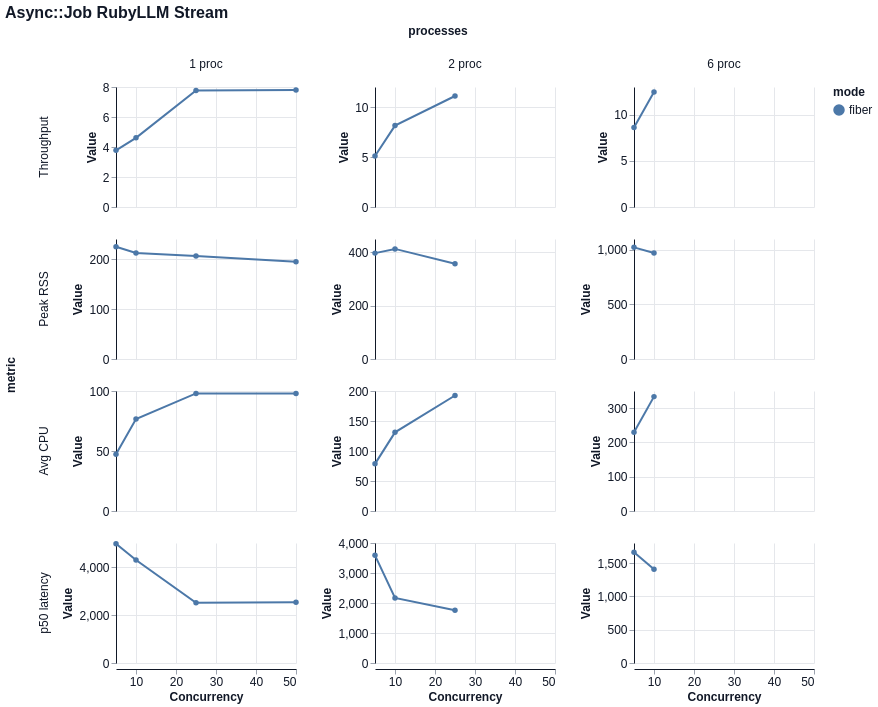

Here is the Vega-Lite specification saved for this chart:
### Vega-Lite specification from a JSON file in a GitHub repository (floating-point values rounded to 4 significant figures)
{"$schema": "https://vega.github.io/schema/vega-lite/v6.json", "title": "Async::Job RubyLLM Stream", "width": 180, "height": 120, "data": {"values": [{"mode": "fiber", "concurrency": 5, "processes": "1 proc", "metric": "Throughput", "value": 3.78, "unit": "jobs/s"}, {"mode": "fiber", "concurrency": 5, "processes": "1 proc", "metric": "Peak RSS", "value": 224.5, "unit": "MB"}, {"mode": "fiber", "concurrency": 5, "processes": "1 proc", "metric": "Avg CPU", "value": 47.3, "unit": "%"}, {"mode": "fiber", "concurrency": 5, "processes": "1 proc", "metric": "p50 latency", "value": 4972.0, "unit": "ms"}, {"mode": "fiber", "concurrency": 10, "processes": "1 proc", "metric": "Throughput", "value": 4.61, "unit": "jobs/s"}, {"mode": "fiber", "concurrency": 10, "processes": "1 proc", "metric": "Peak RSS", "value": 212.2, "unit": "MB"}, {"mode": "fiber", "concurrency": 10, "processes": "1 proc", "metric": "Avg CPU", "value": 76.6, "unit": "%"}, {"mode": "fiber", "concurrency": 10, "processes": "1 proc", "metric": "p50 latency", "value": 4292.0, "unit": "ms"}, {"mode": "fiber", "concurrency": 25, "processes": "1 proc", "metric": "Throughput", "value": 7.77, "unit": "jobs/s"}, {"mode": "fiber", "concurrency": 25, "processes": "1 proc", "metric": "Peak RSS", "value": 205.8, "unit": "MB"}, {"mode": "fiber", "concurrency": 25, "processes": "1 proc", "metric": "Avg CPU", "value": 98.0, "unit": "%"}, {"mode": "fiber", "concurrency": 25, "processes": "1 proc", "metric": "p50 latency", "value": 2513.0, "unit": "ms"}, {"mode": "fiber", "concurrency": 50, "processes": "1 proc", "metric": "Throughput", "value": 7.8, "unit": "jobs/s"}, {"mode": "fiber", "concurrency": 50, "processes": "1 proc", "metric": "Peak RSS", "value": 194.6, "unit": "MB"}, {"mode": "fiber", "concurrency": 50, "processes": "1 proc", "metric": "Avg CPU", "value": 97.9, "unit": "%"}, {"mode": "fiber", "concurrency": 50, "processes": "1 proc", "metric": "p50 latency", "value": 2532.0, "unit": "ms"}, {"mode": "fiber", "concurrency": 5, "processes": "2 proc", "metric": "Throughput", "value": 5.1, "unit": "jobs/s"}, {"mode": "fiber", "concurrency": 5, "processes": "2 proc", "metric": "Peak RSS", "value": 397.1, "unit": "MB"}, {"mode": "fiber", "concurrency": 5, "processes": "2 proc", "metric": "Avg CPU", "value": 78.6, "unit": "%"}, {"mode": "fiber", "concurrency": 5, "processes": "2 proc", "metric": "p50 latency", "value": 3589.0, "unit": "ms"}, {"mode": "fiber", "concurrency": 10, "processes": "2 proc", "metric": "Throughput", "value": 8.14, "unit": "jobs/s"}, {"mode": "fiber", "concurrency": 10, "processes": "2 proc", "metric": "Peak RSS", "value": 412.9, "unit": "MB"}, {"mode": "fiber", "concurrency": 10, "processes": "2 proc", "metric": "Avg CPU", "value": 131.1, "unit": "%"}, {"mode": "fiber", "concurrency": 10, "processes": "2 proc", "metric": "p50 latency", "value": 2168.0, "unit": "ms"}, {"mode": "fiber", "concurrency": 25, "processes": "2 proc", "metric": "Throughput", "value": 11.1, "unit": "jobs/s"}, {"mode": "fiber", "concurrency": 25, "processes": "2 proc", "metric": "Peak RSS", "value": 357.3, "unit": "MB"}, {"mode": "fiber", "concurrency": 25, "processes": "2 proc", "metric": "Avg CPU", "value": 192.5, "unit": "%"}, {"mode": "fiber", "concurrency": 25, "processes": "2 proc", "metric": "p50 latency", "value": 1756.0, "unit": "ms"}, {"mode": "fiber", "concurrency": 5, "processes": "6 proc", "metric": "Throughput", "value": 8.62, "unit": "jobs/s"}, {"mode": "fiber", "concurrency": 5, "processes": "6 proc", "metric": "Peak RSS", "value": 1023.0, "unit": "MB"}, {"mode": "fiber", "concurrency": 5, "processes": "6 proc", "metric": "Avg CPU", "value": 229.5, "unit": "%"}, {"mode": "fiber", "concurrency": 5, "processes": "6 proc", "metric": "p50 latency", "value": 1662.0, "unit": "ms"}, {"mode": "fiber", "concurrency": 10, "processes": "6 proc", "metric": "Throughput", "value": 12.46, "unit": "jobs/s"}, {"mode": "fiber", "concurrency": 10, "processes": "6 proc", "metric": "Peak RSS", "value": 971.8, "unit": "MB"}, {"mode": "fiber", "concurrency": 10, "processes": "6 proc", "metric": "Avg CPU", "value": 333.6, "unit": "%"}, {"mode": "fiber", "concurrency": 10, "processes": "6 proc", "metric": "p50 latency", "value": 1406.0, "unit": "ms"}]}, "mark": {"type": "line", "point": true, "tooltip": true}, "encoding": {"x": {"field": "concurrency", "type": "quantitative", "title": "Concurrency"}, "y": {"field": "value", "type": "quantitative", "title": "Value"}, "color": {"field": "mode", "type": "nominal"}, "tooltip": [{"field": "mode", "type": "nominal"}, {"field": "concurrency", "type": "quantitative"}, {"field": "processes", "type": "nominal"}, {"field": "metric", "type": "nominal"}, {"field": "percentile", "type": "nominal"}, {"field": "value", "type": "quantitative"}], "row": {"field": "metric", "type": "nominal", "sort": ["Throughput", "Peak RSS", "Avg CPU", "p50 latency"]}, "column": {"field": "processes", "type": "nominal", "sort": null}}, "config": {"background": "white", "axis": {"labelFont": "Helvetica", "titleFont": "Helvetica", "labelFontSize": 12, "titleFontSize": 12, "labelColor": "#111827", "titleColor": "#111827", "domainColor": "#111827", "tickColor": "#9ca3af", "grid": true, "gridColor": "#e5e7eb"}, "header": {"labelFont": "Helvetica", "titleFont": "Helvetica", "labelFontSize": 12, "titleFontSize": 12, "labelColor": "#111827", "titleColor": "#111827"}, "legend": {"labelFont": "Helvetica", "titleFont": "Helvetica", "labelFontSize": 12, "titleFontSize": 12, "labelColor": "#111827", "titleColor": "#111827"}, "title": {"font": "Helvetica", "fontSize": 16, "anchor": "start", "color": "#111827"}, "view": {"stroke": null}}, "resolve": {"scale": {"y": "independent"}}}
